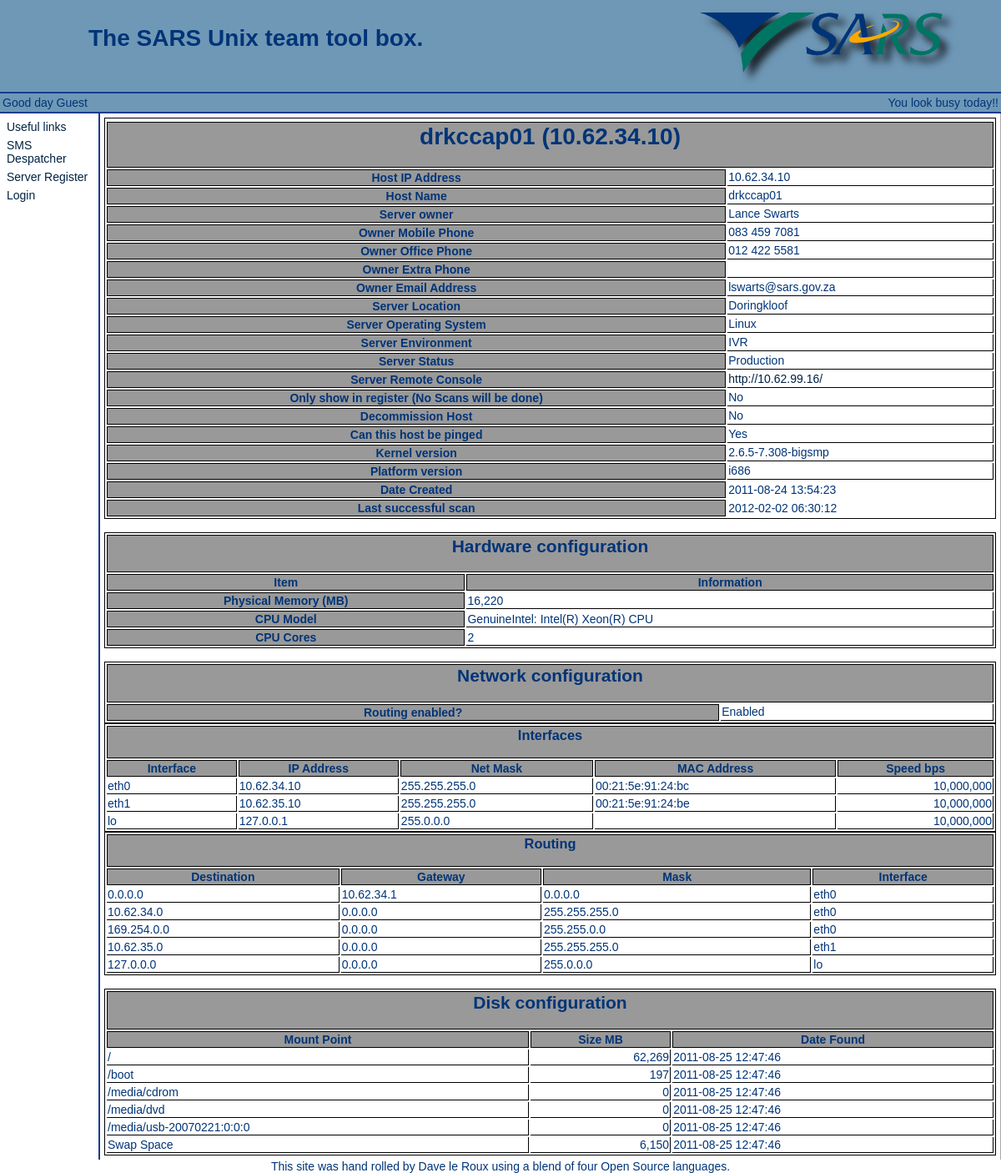
Page /index.php?option=edithost&hostid=99 on the committed database.
### tables this page shows
CREATE TABLE `hosts` (
  `id` int(11) NOT NULL auto_increment,
  `IPAddress` varchar(15) default NULL,
  `HostName` varchar(25) default NULL,
  `SysOwner` int(11) default NULL,
  `SysLocation` int(11) default NULL,
  `OS` int(11) default NULL,
  `SysEnvironment` int(11) default NULL,
  `SysServices` varchar(40) default NULL,
  `SysBarcode` varchar(40) default NULL,
  `SysSNMP` varchar(40) default 'public',
  `SysRemConsole` varchar(40) default NULL,
  `SysNotes` blob,
  `SysVersion` varchar(100) default NULL,
  `Manufacturer` varchar(40) default NULL,
  `Model` varchar(30) default NULL,
  `SerialNumber` varchar(50) default NULL,
  `ChassisType` varchar(30) default NULL,
  `AssetTag` varchar(40) default NULL,
  `Height` varchar(40) default NULL,
  `BIOS` varchar(40) default NULL,
  `CPUModel` varchar(40) default NULL,
  `CPUPhys` varchar(40) default NULL,
  `CPUCores` varchar(40) default NULL,
  `Memory` varchar(40) default NULL,
  `DateCreated` datetime default NULL,
  `scan` varchar(10) default NULL,
  `Platform` varchar(20) default NULL,
  `DateScanned` datetime default NULL,
  `Router` tinyint(1) default '2',
  `Status` int(11) default NULL,
  `Decomm` tinyint(1) default '0',
  `Register` tinyint(1) default '0',
  `SNMPPort` int(5) default '161',
  `ping` tinyint(1) default '1',
  PRIMARY KEY  (`id`),
  UNIQUE KEY `id` (`id`)
);

CREATE TABLE `contacts` (
  `id` int(11) NOT NULL auto_increment,
  `FullName` varchar(60) default NULL,
  `OfficePhone` varchar(25) default NULL,
  `MobilePhone` varchar(25) default NULL,
  `ExtraPhone` varchar(25) default NULL,
  `Email` varchar(30) default NULL,
  `Department` varchar(30) default NULL,
  `Notes` blob,
  `DateCreated` datetime default NULL,
  PRIMARY KEY  (`id`),
  UNIQUE KEY `id` (`id`)
);

CREATE TABLE `locations` (
  `id` int(11) NOT NULL auto_increment,
  `LocName` varchar(30) default NULL,
  `Address1` varchar(40) default NULL,
  `Address2` varchar(40) default NULL,
  `Address3` varchar(40) default NULL,
  PRIMARY KEY  (`id`),
  UNIQUE KEY `id` (`id`)
);

CREATE TABLE `oses` (
  `id` int(11) NOT NULL auto_increment,
  `OSName` varchar(60) default 'Linux',
  PRIMARY KEY  (`id`),
  UNIQUE KEY `id` (`id`)
);

CREATE TABLE `environments` (
  `id` int(11) NOT NULL auto_increment,
  `EnvName` varchar(15) default NULL,
  `EnvDesc` blob,
  PRIMARY KEY  (`id`),
  UNIQUE KEY `id` (`id`)
);

CREATE TABLE `status` (
  `id` int(11) NOT NULL auto_increment,
  `FullName` varchar(60) default NULL,
  PRIMARY KEY  (`id`),
  UNIQUE KEY `id` (`id`)
);

CREATE TABLE `network` (
  `Host` int(11) default NULL,
  `IPAddress` varchar(15) default NULL,
  `Interface` varchar(10) default NULL,
  `MAC` varchar(17) default NULL,
  `IPBound` varchar(15) default NULL,
  `NetMask` varchar(15) default NULL,
  `Speed` int(11) default NULL
);

CREATE TABLE `routing` (
  `IPAddress` varchar(15) default NULL,
  `Destination` varchar(15) default NULL,
  `Gateway` varchar(15) default NULL,
  `GenMask` varchar(15) default NULL,
  `Interface` varchar(10) default NULL,
  `Host` int(11) default NULL
);

CREATE TABLE `disks` (
  `Host` int(11) default NULL,
  `Device` varchar(60) default NULL,
  `MountPoint` varchar(60) default NULL,
  `FileSystem` varchar(15) default NULL,
  `DiskSize` varchar(30) default NULL,
  `FSTabOptions` varchar(120) default NULL,
  `DateFound` datetime default NULL
);

### hosts.php (the view, shortened to what this page needs)
<?php
class hosts
{
	function EditHost( $HostID ) {
		if ( $HostID == 0 ) {
			$IPAddress = "";
			$ContactName = "";
			$LocID = 0;
			$OS = 0;
			$Environment = "";
			$Status = "";
			$RemCons = "";
			$SNMP = "public";
			$SNMPPort = 161;
			$Decomm = 0;
			$Register = 0;
			$Ping = 1;
			$DateCreated = date("Y-m-d H:i:s");
			echo "<center>\n<p>I hope the server you are adding is currently up, and SNMP is enabled, or I will have to become aggressive when the server checks happen.</p>\n<p> \"Gentlemen, failure is not an option!\"</p>\n<p>A little magic you may wish to know. I do not like duplicates. You give me something I already know, I will quietly just throw it away. Because I am polite.</p></center>\n";
		} else {
			$HostList = mysql_query( "select IPAddress,HostName,contacts.FullName,SysLocation,OS,SysEnvironment,status.FullName,SysRemConsole,SysSNMP,hosts.DateCreated,contacts.MobilePhone,contacts.OfficePhone,contacts.ExtraPhone,contacts.Email,locations.LocName,environments.EnvName,oses.OSName,Platform,SysVersion,DateScanned,Memory,Router,Decomm,Register,SNMPPort,CPUCores,CPUModel,ping from hosts,contacts,locations,environments,status,oses where hosts.id = $HostID and SysOwner=contacts.id and SysLocation=locations.id and SysEnvironment=environments.id and status=status.id and OS=oses.id" ) or die( mysql_error() );
			$HostRec = mysql_fetch_row( $HostList );
			$IPAddress = $HostRec[0];
			$HostName = $HostRec[1];
			$ContactName = $HostRec[2];
			$Status = $HostRec[6];
			$RemCons = $HostRec[7];
			$DateCreated = $HostRec[9];
			$ContactMobile = $HostRec[10];
			$ContactOffice = $HostRec[11];
			$ContactExtraPhone = $HostRec[12];
			$ContactEmail = $HostRec[13];
			$LocationName = $HostRec[14];
			$EnvName = $HostRec[15];
			$OSType = $HostRec[16];
			$Platform = $HostRec[17];
			$Version = $HostRec[18];
			$DateScan = $HostRec[19];
			$Memory = $HostRec[20];
			if ( $HostRec[21]==2 ) { $Routing = 'Disabled'; } else { $Routing = 'Enabled'; }
			$Decomm=$HostRec[22];
			$Register=$HostRec[23];
			$CPUCores=$HostRec[25];
			$CPUModel=$HostRec[26];
			$Ping=$HostRec[27];
		}
		if ( $HostID <> 0 ) {
			echo "<table class=hosts><tr>";
			echo "<tr><th class='hosts' colspan=2><h1>$HostName ($IPAddress)</h1></th></tr>";
			echo "<tr><th class='hosts'>Host IP Address</th><td class='hosts'>$IPAddress</td></tr>";
			echo "<tr><th class='hosts'>Host Name</th><td class='hosts'>$HostName</td></tr>";
			echo "<tr><th class='hosts'>Server owner</th><td class='hosts'>$ContactName</td></tr>";
			echo "<tr><th class='hosts'>Owner Mobile Phone</th><td class='hosts'>$ContactMobile</td></tr>";
			echo "<tr><th class='hosts'>Owner Office Phone</th><td class='hosts'>$ContactOffice</td></tr>";
			echo "<tr><th class='hosts'>Owner Extra Phone</th><td class='hosts'>$ContactExtraPhone</td></tr>";
			echo "<tr><th class='hosts'>Owner Email Address</th><td class='hosts'>$ContactEmail</td></tr>";
			echo "<tr><th class='hosts'>Server Location</th><td class='hosts'>$LocationName</td></tr>";
			echo "<tr><th class='hosts'>Server Operating System</th><td class='hosts'>$OSType</td></tr>";
			echo "<tr><th class='hosts'>Server Environment</th><td class='hosts'>$EnvName</td></tr>";
			echo "<tr><th class='hosts'>Server Status</th><td class='hosts'>$Status</td></tr>";
			echo "<tr><th class='hosts'>Server Remote Console</th><td class='hosts'><a href='$RemCons' target=_blank>$RemCons</a></td></tr>";
			echo "<tr><th class='hosts'>Only show in register (No Scans will be done)</th><td class='hosts'>".(($Register)?'Yes':'No')."</td></tr>\n";
			echo "<tr><th class='hosts'>Decommission Host</th><td class='hosts'>".(($Decomm)?'Yes':'No')."</td></tr>\n";
			echo "<tr><th class='hosts'>Can this host be pinged</th><td class='hosts'>".(($Ping)?'Yes':'No')."</td></tr>\n";
			echo "<tr><th class='hosts'>Kernel version</th><td class='hosts'>$Version</td></tr>";
			echo "<tr><th class='hosts'>Platform version</th><td class='hosts'>$Platform</td></tr>";
			echo "<tr><th class='hosts'>Date Created</th><td>$DateCreated</td></tr>";
			echo "<tr><th class='hosts'>Last successful scan</th><td>$DateScan</td></tr>";
			echo "</table><br>";
			echo "<table class=hosts>";
			echo "<tr><th class=hosts colspan=2><h2>Hardware configuration</h2></td></tr>";
			echo "<tr><th class=hosts>Item</th><th class=hosts>Information</th></tr>";
			echo "<tr><th class=hosts>Physical Memory (MB)</th><td class=hosts>".number_format($Memory)."</td></tr>";
			echo "<tr><th class=hosts>CPU Model</th><td class=hosts>$CPUModel</td></tr>";
			echo "<tr><th class=hosts>CPU Cores</th><td class=hosts>$CPUCores</td></tr>";
			echo "</table><br>";
			echo "<table class=hosts>";
			echo "<tr><th class=hosts colspan=2><h2>Network configuration</h2></td></tr>";
			echo "<tr><th class=hosts>Routing enabled?</td><td class=hosts>".$Routing."</td></tr>";
			echo "</table>";
			echo "<table class=hosts>";
			echo "<tr><th class=hosts colspan=5><h3>Interfaces</h3></th></tr>";
			echo "<tr><th class=hosts>Interface</th><th class=hosts>IP Address</th><th class=hosts>Net Mask</th><th class=hosts>MAC Address</th><th class=hosts>Speed bps</th></tr>";
			$Nics = mysql_query( "select * from network where Host=$HostID order by Interface" );
                        $i = 0;
                        while ( $i < mysql_num_rows( $Nics ) ) {
                                echo "<tr><td class=hosts>".mysql_result( $Nics, $i, 'Interface' )."</td><td class=hosts>".mysql_result( $Nics, $i, 'IPAddress')."</td><td class=hosts>".mysql_result( $Nics, $i, 'NetMask')."</td><td class=hosts>".mysql_result( $Nics, $i, 'MAC')."</td><td class=hosts align=right>".number_format( mysql_result( $Nics, $i, 'Speed'))."</td></tr>";
                                $i++;
                        }
			echo "</table>";
			echo "<table class=hosts>";
			echo "<tr><th class=hosts colspan=4><h3>Routing</h3></th></tr>";
			echo "<tr><th class=hosts>Destination</th><th class=hosts>Gateway</th><th class=hosts>Mask</th><th class=hosts>Interface</th></tr>";
			$Routes = mysql_query( "select * from routing where Host=$HostID order by Interface;" );
			$i = 0;
			while ( $i < mysql_num_rows( $Routes ) ) {
				echo "<tr><td class=hosts>".mysql_result( $Routes, $i, 'Destination')."</td><td class=hosts>".mysql_result( $Routes, $i, 'Gateway')."</td><td class=hosts>".mysql_result( $Routes, $i, 'GenMask' )."</td><td class=hosts>".mysql_result( $Routes, $i, 'Interface')."</td></tr>";
				$i++;
			}
			echo "</table><br>";
			echo "<table class=hosts>";
			echo "<tr><th class=hosts colspan=4><center><h2>Disk configuration</h2></center></td></tr>";
			echo "<tr><th class=hosts>Mount Point</th><th class=hosts>Size MB</th><th class=hosts>Date Found</th></tr>";
			$Disks = mysql_query( "select * from disks where Host=$HostID order by MountPoint" );
                        $i = 0;
                        while ( $i < mysql_num_rows( $Disks ) ) {
                                echo "<tr><td class=hosts>".mysql_result( $Disks, $i, 'MountPoint')."</td><td class=hosts align=right>".number_format(mysql_result( $Disks, $i, 'DiskSize'))."</td><td class=hosts>".mysql_result( $Disks, $i, 'DateFound')."</td></tr>";
                                $i++;
                        }
			echo "</table>";
		}
	}
}
?>

### styles/styles.css (style rules this page uses)
table.hosts { width: 100%; border-width: 1px; border-spacing: 2px; border-style: solid; border-color: #000000; }
td.hosts { border-bottom: 1px solid; border-right: 1px solid; border-color: #000000; }
th.hosts { border-width: 1px; border-spacing: 2px; border-style: solid; border-color: #000000; background: #999999; }
body, table, tr, td, p, li, ul { margin: 0px 0px 0px 0px; font-family: "Trebuchet MS",Trebuchet,Arial,Helvetica,sans-serif; color: #003477; font-size: 14px; background-repeat: repeat-y; }
a, a:visited { text-decoration: none; color: #002244; }

### rows in the picture
hosts: HostName "drkccap01", IPAddress "10.62.34.10", contacts.FullName "Lance Swarts", contacts.MobilePhone "083 459 7081", contacts.OfficePhone "012 422 5581", contacts.Email "lswarts@sars.gov.za", locations.LocName "Doringkloof", oses.OSName "Linux", environments.EnvName "IVR", status.FullName "Production", SysRemConsole "http://10.62.99.16/", SysVersion "2.6.5-7.308-bigsmp", Platform "i686", DateCreated "2011-08-24 13:54:23", DateScanned "2012-02-02 06:30:12", Memory "16,220", CPUModel "GenuineIntel: Intel(R) Xeon(R) CPU", CPUCores "2", Router "Enabled"
network: Interface "eth0", IPAddress "10.62.34.10", NetMask "255.255.255.0", MAC "00:21:5e:91:24:bc", Speed "10,000,000"
network: Interface "eth1", IPAddress "10.62.35.10", NetMask "255.255.255.0", MAC "00:21:5e:91:24:be", Speed "10,000,000"
network: Interface "lo", IPAddress "127.0.0.1", NetMask "255.0.0.0", Speed "10,000,000"
routing: Destination "0.0.0.0", Gateway "10.62.34.1", GenMask "0.0.0.0", Interface "eth0"
routing: Destination "10.62.34.0", Gateway "0.0.0.0", GenMask "255.255.255.0", Interface "eth0"
routing: Destination "169.254.0.0", Gateway "0.0.0.0", GenMask "255.255.0.0", Interface "eth0"
routing: Destination "10.62.35.0", Gateway "0.0.0.0", GenMask "255.255.255.0", Interface "eth1"
routing: Destination "127.0.0.0", Gateway "0.0.0.0", GenMask "255.0.0.0", Interface "lo"
disks: MountPoint "/", DiskSize "62,269", DateFound "2011-08-25 12:47:46"
disks: MountPoint "/boot", DiskSize "197", DateFound "2011-08-25 12:47:46"
disks: MountPoint "/media/cdrom", DiskSize "0", DateFound "2011-08-25 12:47:46"
disks: MountPoint "/media/dvd", DiskSize "0", DateFound "2011-08-25 12:47:46"
disks: MountPoint "/media/usb-20070221:0:0:0", DiskSize "0", DateFound "2011-08-25 12:47:46"
disks: MountPoint "Swap Space", DiskSize "6,150", DateFound "2011-08-25 12:47:46"

### other values in the picture
$TitleString "The SARS Unix team tool box."
$_SESSION['userfullname'] "Guest"
